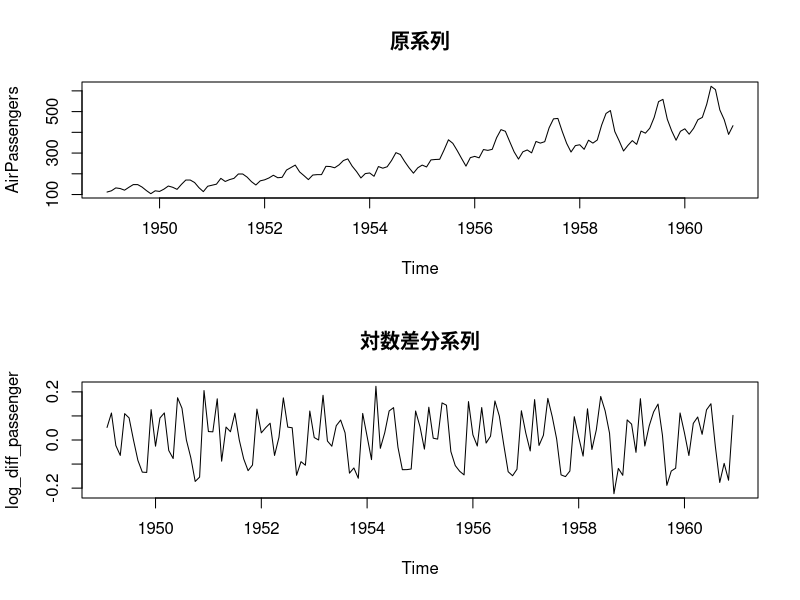

Recreate this plot in R. (Note: this script raises an error after producing the figure.)
# ts はテーブルデータっぽいけど、普通に１元配列（/ ベクトル）のようにdiff が取れる.
# log を取らない場合（差分だけの場合）、乗員数の増え方が年々指数的に増えているから振れ幅が大きくなるようなグラフになる.
# log(a) - log(b), つまり a/b のように、対数差分系列は近似的に「変化率」の推移と等しくなるため解釈しなすくなるというメリットがある.
log_diff_passenger <- diff(log(AirPassengers))
# 図示
par(mfrow = c(2, 1))
plot(AirPassengers, main = "原系列")
plot(log_diff_passenger, main = "対数差分系列")
par(mfrow = c(1, 1))

# ML 用にラグをとって、過去のデータを説明変数にする
# embed関数による整形
# （カラム1 を応答変数、それ以外の３つを説明変数とする. 過去３つのデータから予測するモデルにする）
lag_num <- 4
exp_val_sample <- as.data.frame(embed(log_diff_passenger, lag_num))

# 列名の変更
colnames(exp_val_sample)[1] <- "Y"
for (i in 2:lag_num) {
  colnames(exp_val_sample)[i] <- paste("Lag", i - 1, sep = "")
}

library(caret)
library(kernlab)
library(doParallel)
cl <- makePSOCKcluster(detectCores())
registerDoParallel(cl)

# モデルの構築
set.seed(0)
tuned_svm_sample <- train(
  Y ~ .,
  data = exp_val_sample,
  # サポートベクトル回帰だから、εをチューニングしたいが、caretではできない。。。
  # コストパラメタC, ガウシアンカーネルsigma のみ
  method = "svmRadial",
  # SVM を使う.
  tuneGrid = expand.grid(C = c(1:5), sigma = 2^c(-1:1)),
  # 標準化
  preProcess = c("center", "scale")
)


## 最適な次数を選ぶ
# 予測精度などを格納する入れ物
sim_result <- data.frame(
  order = numeric(),
  error = numeric(),
  C = numeric(),
  sigma = numeric()
)

# 予測モデルの一覧を格納する入れ物
tuned_models <- list()
# 最大ラグ数
lag_max <- 12

# 訓練データの作成
# 最後のデータだけテスト用に残しておく
exp_val <-
  as.data.frame(embed(log_diff_passenger[-length(log_diff_passenger)], lag_max + 1))
colnames(exp_val)[1] <- "Y"
for (i in 2:(lag_max + 1)) {
  colnames(exp_val)[i] <- paste("Lag", i - 1, sep = "")
}

# ループさせて、最も予測精度が高くなるラグ数を調べる（ループの中でベストなパラメタの組も見つける）
for (i in 1:lag_max) {
  # 必要なラグまで、データを切り落とす
  exp_val_tmp <- exp_val[, c(1:(i + 1))]

  # 予測モデルの作成
  tuned_svm <- train(
    Y ~ .,
    data = exp_val_tmp,
    method = "svmRadial",
    tuneGrid = expand.grid(C = c(1:3), sigma = 2^c(-1:1)),
    preProcess = c("center", "scale")
  )

  # 予測モデルを保存する
  tuned_models <- c(tuned_models, list(tuned_svm))

  # 予測精度などを保存する
  sim_result[i, "order"] <- i
  # 最小の予測誤差、すなわち、最も良いパラメタを使った場合の予測誤差だけを管理
  sim_result[i, "error"] <- min(tuned_svm$results$RMSE)
  sim_result[i, "sigma"] <- tuned_svm$bestTune["sigma"]
  sim_result[i, "C"] <- tuned_svm$bestTune["C"]
}

# ラグと予測精度の関係
plot(
  sim_result$error ~ sim_result$order,
  main = "次数と予測誤差の関係",
  xlab = "order",
  ylab = "error"
)


# 最も予測精度が高かったモデルの評価結果
best <- subset(sim_result, sim_result$error == min(sim_result$error)) # subset = dplyr のfilter と等価
# 次数だけを取り出す
best_order <- best$order
## 当てはまりの精度の確認
# 最も予測精度が高かったモデルを取り出す
best_model <- tuned_models[[best_order]]


# 予測値と実測値のプロット
# なお、これは「手持ちのデータへの当てはまり」の精度であることに注意
# 学習に使っていない、1:12,last データをplot から除く#
# .(この範囲はtrainデータへの当てはまり具合を比較できないため)
plot(log_diff_passenger[-c(1:lag_max, length(log_diff_passenger))],
  type =
    "l"
)
lines(predict(best_model),
  col = 2,
  lwd = 2,
  lty = 2
)
legend(
  legend = c("実測値", "予測値"),
  "topright",
  col = c(1, 2),
  lwd = c(1, 2),
  lty = c(1, 2)
)

# train データに使った最後の行の説明変数を取り出す
# nrow はdata.frameの行数. length はカラム数
last_data <- exp_val[nrow(exp_val), 1:best_order]
# 列名を、学習データに合わせる
for (i in 1:best_order) {
  colnames(last_data)[i] <- paste("Lag", i, sep = "")
}

predict(best_model, last_data) # 予測結果
log_diff_passenger[length(log_diff_passenger)] # 正解
